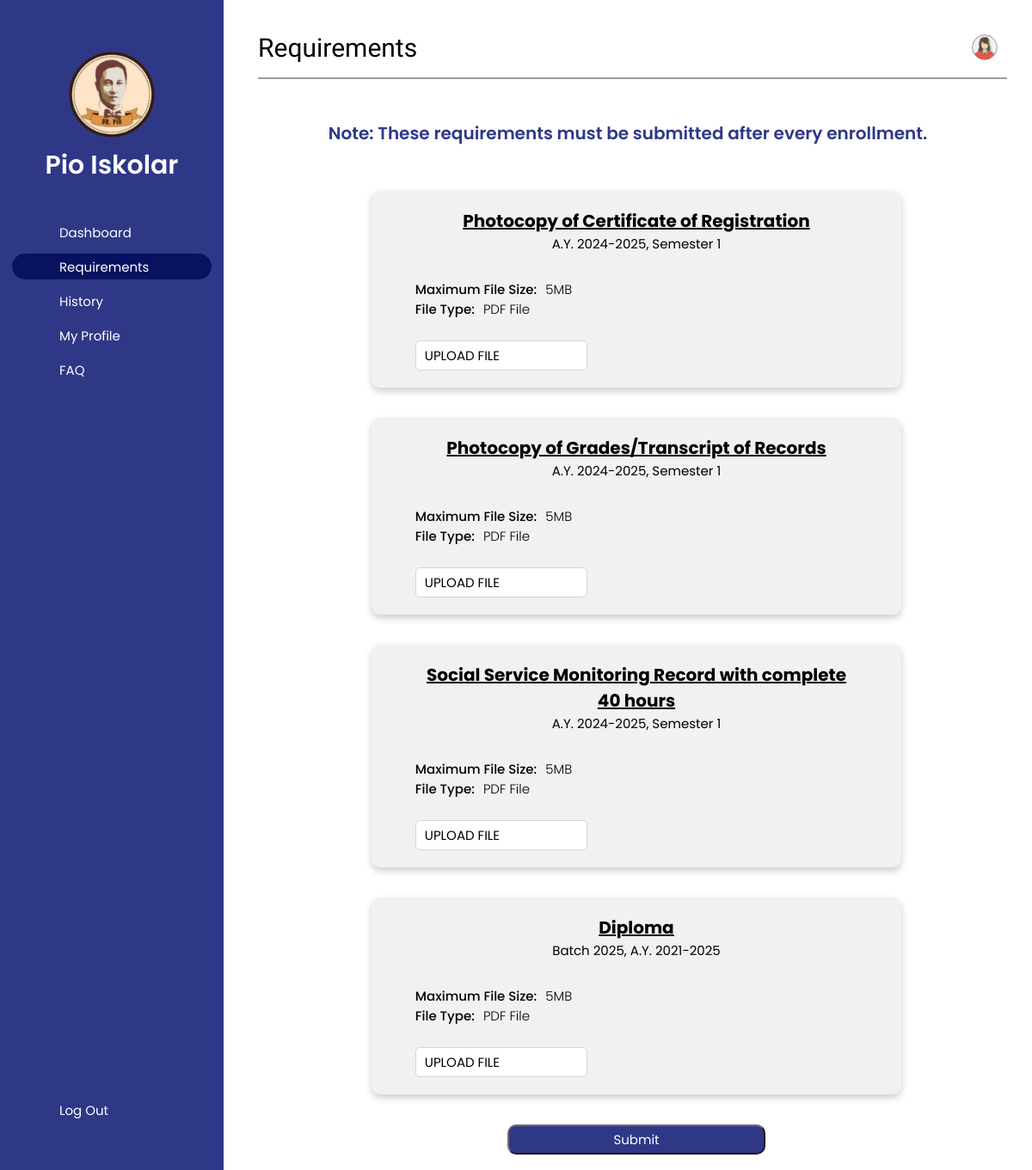
/html/docs.php (signed in), run on an earlier commit of the app's database.
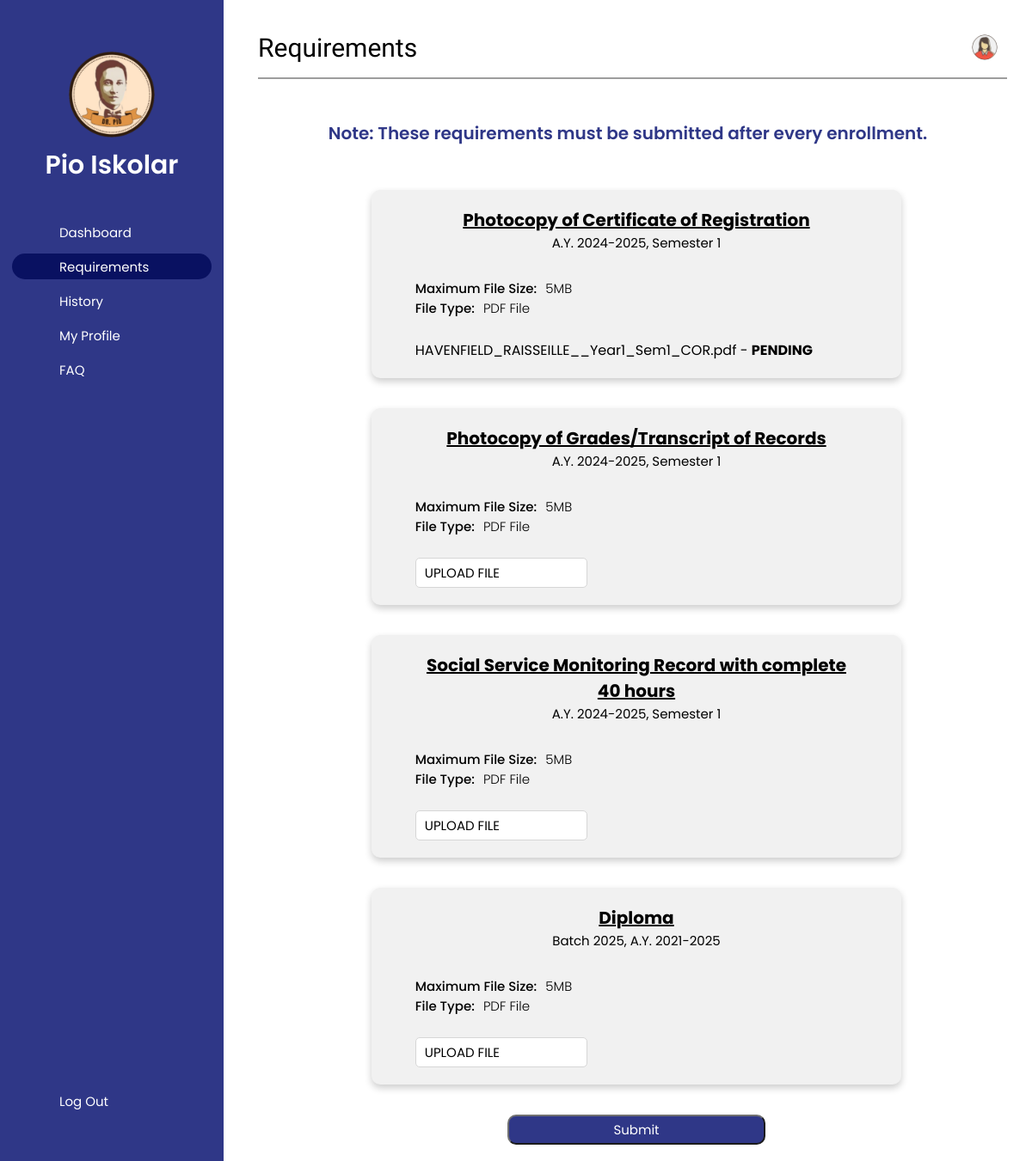
And on a later commit of the database.
### tables this page shows
CREATE TABLE `submission` (
  `submit_id` int(11) NOT NULL,
  `scholar_id` int(11) NOT NULL,
  `sub_date` date NOT NULL,
  `doc_name` varchar(150) NOT NULL,
  `doc_type` varchar(50) NOT NULL,
  `school` varchar(150) NOT NULL,
  `acad_year` varchar(10) NOT NULL,
  `sem` int(1) NOT NULL,
  `doc_status` varchar(10) NOT NULL,
  `reason` text NOT NULL
);

### functions/general.php (called while the page is built, shortened)
<?php
    $serv = "localhost";
    $host = "root";
    $keys = "";
    $dbnm = "pio_iskolar";
    $ports = [3308, 3307, 3306];
    $conn = new mysqli($serv, $host, $keys, $dbnm, $ports[0]);
    function academic() {
        global $conn;
        $query = "SELECT acad_year AS acad FROM batch_year ORDER BY batch_no DESC LIMIT 1";
        $result = $conn->query($query);
        if ($result->num_rows > 0) {
            return $result->fetch_assoc()['acad'];
        }
    }
    function semester() {
        $current_month = date('m');
        if ($current_month >= 7 && $current_month <= 12) {
            return 1;
        } else {
            return 2;
        }
    }
    $year = academic();
    $sem = semester();
?>

### functions/document_upload.php (called while the page is built, shortened)
<?php
    include_once('../functions/general.php');
    global $conn;
function getDocumentDetails($scholar_id, $doc_type, $year, $sem) {
    global $conn;
    $query = "SELECT doc_name, doc_status FROM submission WHERE scholar_id = ? AND doc_type = ? AND acad_year = ? AND sem = ?";
    $stmt = $conn->prepare($query);
    $stmt->bind_param("issi", $scholar_id, $doc_type, $year, $sem);
    $stmt->execute();
    $result = $stmt->get_result();
    if ($result) {
        return $result->fetch_assoc();
    } else {
        return null;
    }
}
?>

### html/docs.php (the view, shortened to what the changed rows need)
<?php
    include('../functions/general.php');
    include('../functions/document_upload.php');
    $scholar_id = $_SESSION['sid'];
    global $year, $sem;
    function getUploadButtonHtml($scholar_id, $doc_type, $year, $sem) {
        $docDetails = getDocumentDetails($scholar_id, $doc_type, $year, $sem);
        if ($docDetails) {
            if ($docDetails['doc_status'] === 'DECLINED') {
                $buttonLabel = 'REPLACE DOCUMENT';
                $buttonStyle = 'style=""';
            } else {
                $buttonLabel = '';
                $buttonStyle = 'style="display:none;"';
            }
            return "
                <label type='button' class='lblAdd' for='choose-file-$doc_type' $buttonStyle>
                    <ion-icon name='share-outline'></ion-icon> <b> $buttonLabel </b>
                </label>
                <input name='$doc_type' type='file' id='choose-file-$doc_type' accept='.pdf' style='display: none;' $buttonStyle /> <p>{$docDetails['doc_name']} - <b>{$docDetails['doc_status']}</b></p>
            ";
        } else {
            return "
                <label type='button' class='lblAdd' for='choose-file-$doc_type'>
                    <ion-icon name='share-outline'></ion-icon> UPLOAD FILE
                </label>
                <input name='$doc_type' type='file' id='choose-file-$doc_type' accept='.pdf' style='display: none;' />
            ";
        }
    }
?>
<!DOCTYPE html>
<html lang="en">
<head>
    <link rel="stylesheet" href="css/docs.css">
    <link rel="stylesheet" href="css/confirm.css">
</head>
<body>
    <?php include 'navbar.php';?>
    <div class="main">
        <div class="topBar">
            <div class="headerName">
                <h1>Requirements</h1>
            </div>
        </div>
        <div class="cards">
            <form action="" method="post" enctype="multipart/form-data">
                <div class="card">
                    <div class="container">
                        <div class="reqs">
                            <h2> Photocopy of Certificate of Registration </h2>
                            <h5> <?php echo 'A.Y. '.$year.', Semester '.$sem?> </h5>
                        </div>
                        <div class="formats">
                            <p class="file"> Maximum File Size: </p>
                            <p class="files"> 5MB </p>
                        </div>
                        <div class="formats">
                            <p class="file"> File Type:</p>
                            <p class="files"> PDF File </p>
                        </div> <br>
                        <?php echo getUploadButtonHtml($scholar_id, 'COR', $year, $sem); ?>
                    </div>
                </div> <br>
                <div class="card">
                    <div class="container">
                        <div class="reqs">
                            <h2> Photocopy of Grades/Transcript of Records </h2>
                            <h5> <?php echo 'A.Y. '.$year.', Semester '.$sem?> </h5>
                        </div>
                        <div class="formats">
                            <p class="file"> Maximum File Size: </p>
                            <p class="files"> 5MB </p>
                        </div>
                        <div class="formats">
                            <p class="file"> File Type:</p>
                            <p class="files"> PDF File </p>
                        </div> <br>
                        <?php echo getUploadButtonHtml($scholar_id, 'GRADES', $year, $sem); ?>
                    </div>
                </div> <br>
                <div class="card">
                    <div class="container">
                        <div class="reqs">
                            <h2> Social Service Monitoring Record with complete 40 hours </h2>
                            <h5> <?php echo 'A.Y. '.$year.', Semester '.$sem?> </h5>
                        </div>
                        <div class="formats">
                            <p class="file"> Maximum File Size: </p>
                            <p class="files"> 5MB </p>
                        </div>
                        <div class="formats">
                            <p class="file"> File Type:</p>
                            <p class="files"> PDF File </p>
                        </div> <br>
                        <?php echo getUploadButtonHtml($scholar_id, 'SOCIAL', $year, $sem); ?>
                    </div>
                </div> <br>
                <div class="card">
                    <div class="container">
                        <div class="reqs">
                            <h2> Diploma </h2>
                            <h5> Batch 2025, A.Y. 2021-2025 </h5>
                        </div>
                        <div class="formats">
                            <p class="file"> Maximum File Size: </p>
                            <p class="files"> 5MB </p>
                        </div>
                        <div class="formats">
                            <p class="file"> File Type:</p>
                            <p class="files"> PDF File </p>
                        </div> <br>
                        <?php echo getUploadButtonHtml($scholar_id, 'DIPLOMA', $year, $sem); ?>
                    </div>
                </div> <br>
            </form>
        </div> <br> <br>
    </div>
    <?php include 'notif.php'; ?>
    <?php include 'toast.php'; ?>
</body>
</html>

What changed in the data, as far as the page shows it:
added submission: doc_name "HAVENFIELD_RAISSEILLE__Year1_Sem1_COR.pdf", doc_status "PENDING"
Also different on the page:
text no longer shown: "UPLOAD FILE UPLOAD FILE UPLOAD FILE UPLOAD FILE"
text now shown: "- UPLOAD FILE UPLOAD FILE UPLOAD FILE"
